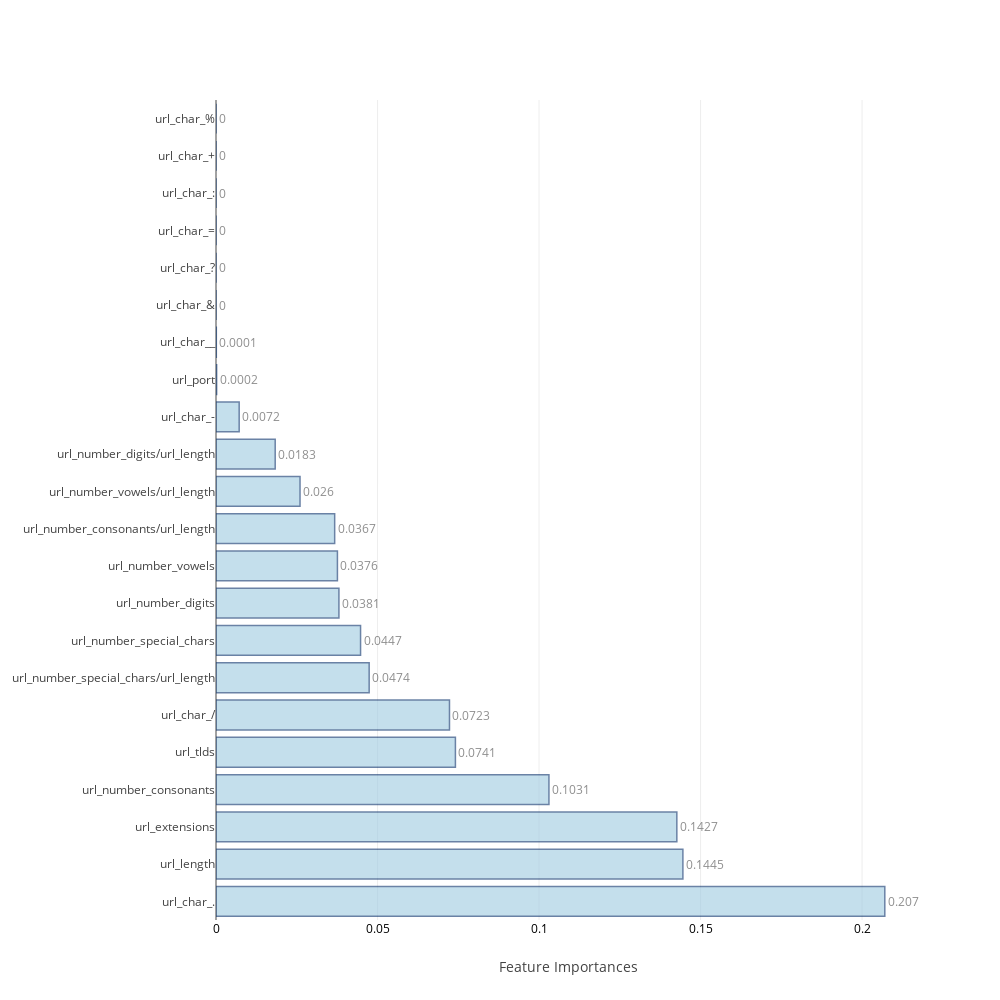
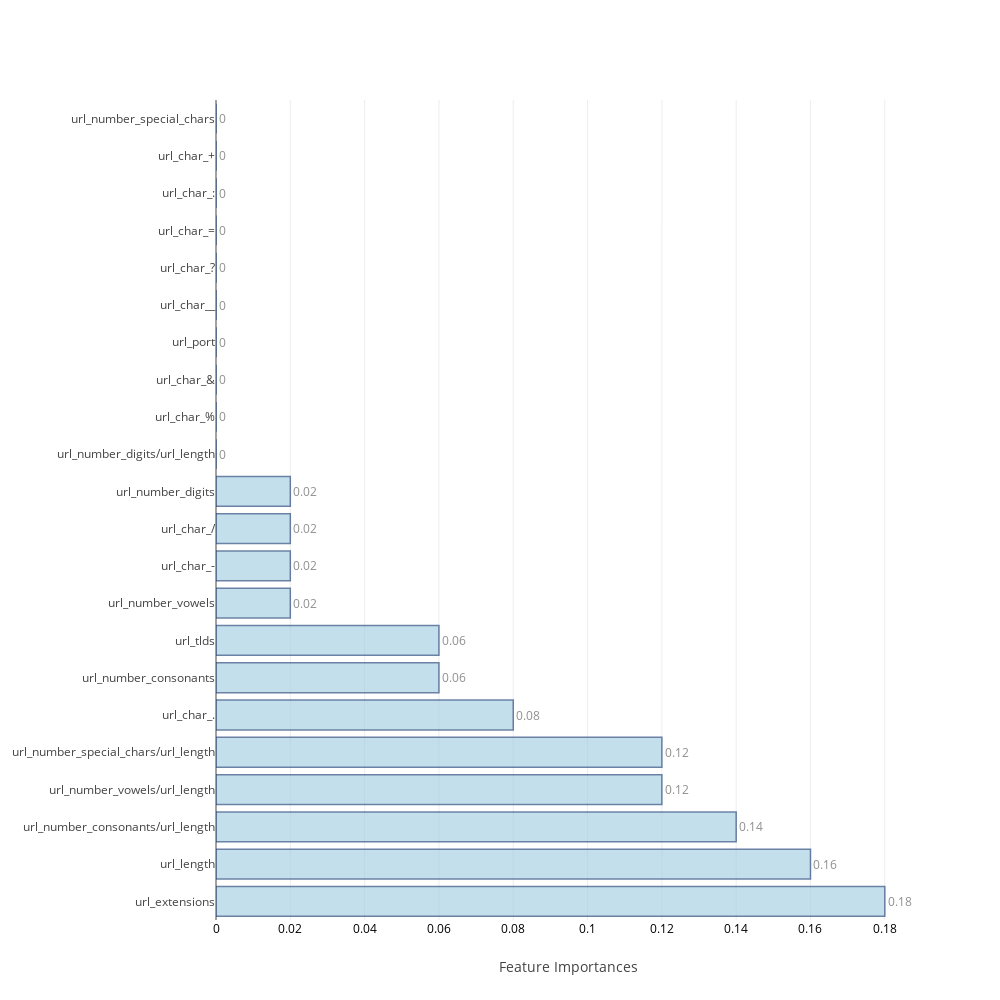
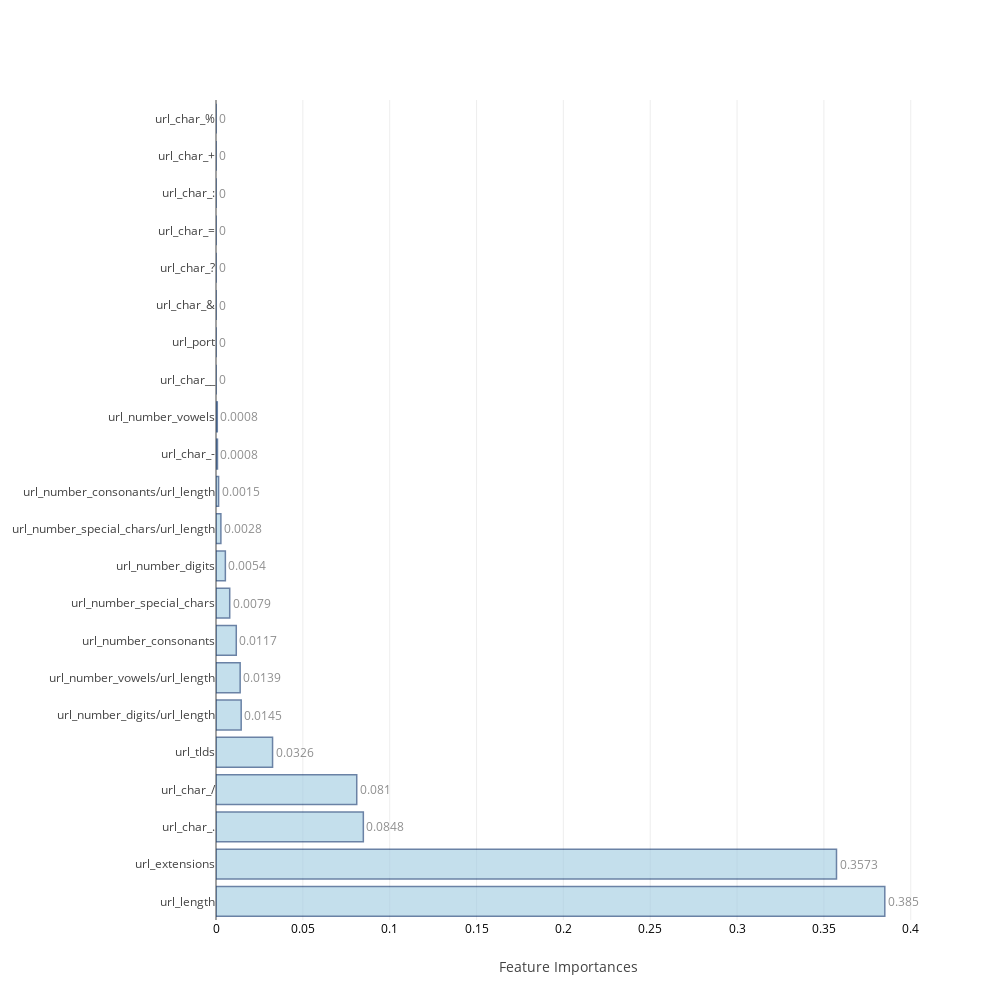
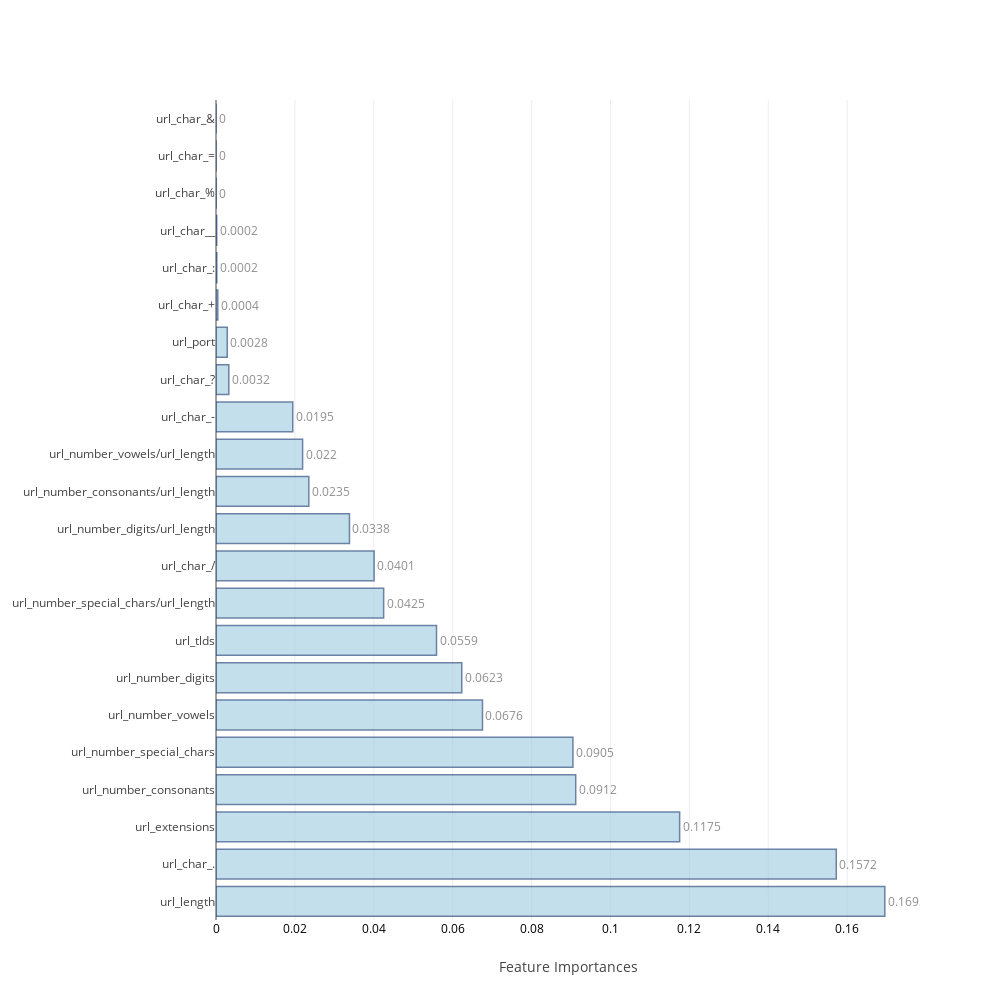

The cell these charts' notebook holds for them, in order:
### Code cell
feat_imp=[None]*4
j=0
for i in range(0,8):
    if i>=2 and i<=5:
        model,cm_train,cm_test,acc_train,acc_test,roc_auc,feat_imp[j],mcc=f[i](scaled_X_train,train_Y,scaled_X_test,test_Y,columns)
        j=j+1
    else:
        model,cm_train,cm_test,acc_train,acc_test,roc_auc,mcc=f[i](scaled_X_train,train_Y,scaled_X_test,test_Y)
    table_80_50_train.loc[i]=   ([acc_train,cm_train.TP,cm_train.TN,cm_train.FP,cm_train.FN,cm_train.FPR,cm_train.FNR])
    table_80_50_test.loc[i] =   ([acc_test ,cm_test.TP, cm_test.TN, cm_test.FP, cm_test.FN, cm_test.FPR, cm_test.FNR,roc_auc,mcc])
    print("\n")

### Figure 1 — Plotly figure (JSON) as saved in the notebook; plotly's stock layout.template omitted (floating-point values rounded to 4 significant figures)
{"data": [{"marker": {"color": "rgb(158,202,225)", "line": {"color": "rgb(8,48,107)", "width": 1.5}}, "opacity": 0.6, "orientation": "h", "text": [0.207, 0.1445, 0.1427, 0.1031, 0.0741, 0.0723, 0.0474, 0.0447, 0.0381, 0.0376, 0.0367, 0.026, 0.0183, 0.0072, 0.0002, 0.0001, 0, 0, 0, 0, 0, 0], "textposition": "outside", "type": "bar", "uid": "ee9db1ee-2d04-4d67-b09b-77b2c7d0f965", "x": [0.207, 0.1445, 0.1427, 0.1031, 0.07411, 0.07228, 0.04741, 0.04475, 0.03805, 0.03759, 0.03674, 0.02601, 0.01832, 0.007174, 0.0001978, 0.0001, 0, 0, 0, 0, 0, 0], "y": ["url_char_.", "url_length", "url_extensions", "url_number_consonants", "url_tlds", "url_char_/", "url_number_special_chars/url_length", "url_number_special_chars", "url_number_digits", "url_number_vowels", "url_number_consonants/url_length", "url_number_vowels/url_length", "url_number_digits/url_length", "url_char_-", "url_port", "url_char__", "url_char_&", "url_char_?", "url_char_=", "url_char_:", "url_char_+", "url_char_%"]}], "layout": {"autosize": false, "height": 1000, "width": 1000, "xaxis": {"tickfont": {"color": "black", "size": 12}, "title": "Feature Importances"}, "yaxis": {"automargin": true}}}

### Figure 2 — Plotly figure (JSON) as saved in the notebook; plotly's stock layout.template omitted (floating-point values rounded to 4 significant figures)
{"data": [{"marker": {"color": "rgb(158,202,225)", "line": {"color": "rgb(8,48,107)", "width": 1.5}}, "opacity": 0.6, "orientation": "h", "text": [0.18, 0.16, 0.14, 0.12, 0.12, 0.08, 0.06, 0.06, 0.02, 0.02, 0.02, 0.02, 0, 0, 0, 0, 0, 0, 0, 0, 0, 0], "textposition": "outside", "type": "bar", "uid": "04a46844-47c5-45d8-b284-2150ca4ae962", "x": [0.18, 0.16, 0.14, 0.12, 0.12, 0.08, 0.06, 0.06, 0.02, 0.02, 0.02, 0.02, 0, 0, 0, 0, 0, 0, 0, 0, 0, 0], "y": ["url_extensions", "url_length", "url_number_consonants/url_length", "url_number_vowels/url_length", "url_number_special_chars/url_length", "url_char_.", "url_number_consonants", "url_tlds", "url_number_vowels", "url_char_-", "url_char_/", "url_number_digits", "url_number_digits/url_length", "url_char_%", "url_char_&", "url_port", "url_char__", "url_char_?", "url_char_=", "url_char_:", "url_char_+", "url_number_special_chars"]}], "layout": {"autosize": false, "height": 1000, "width": 1000, "xaxis": {"tickfont": {"color": "black", "size": 12}, "title": "Feature Importances"}, "yaxis": {"automargin": true}}}

### Figure 3 — Plotly figure (JSON) as saved in the notebook; plotly's stock layout.template omitted (floating-point values rounded to 4 significant figures)
{"data": [{"marker": {"color": "rgb(158,202,225)", "line": {"color": "rgb(8,48,107)", "width": 1.5}}, "opacity": 0.6, "orientation": "h", "text": [0.3851, 0.3573, 0.0848, 0.081, 0.0326, 0.0145, 0.0139, 0.0117, 0.0079, 0.0054, 0.0028, 0.0015, 0.0008, 0.0008, 0, 0, 0, 0, 0, 0, 0, 0], "textposition": "outside", "type": "bar", "uid": "bdb3f9b8-a30d-4922-ba96-ed64ffb8c527", "x": [0.3851, 0.3573, 0.08482, 0.08103, 0.03256, 0.0145, 0.0139, 0.01167, 0.007897, 0.005388, 0.002811, 0.001496, 0.0008476, 0.0007505, 0, 0, 0, 0, 0, 0, 0, 0], "y": ["url_length", "url_extensions", "url_char_.", "url_char_/", "url_tlds", "url_number_digits/url_length", "url_number_vowels/url_length", "url_number_consonants", "url_number_special_chars", "url_number_digits", "url_number_special_chars/url_length", "url_number_consonants/url_length", "url_char_-", "url_number_vowels", "url_char__", "url_port", "url_char_&", "url_char_?", "url_char_=", "url_char_:", "url_char_+", "url_char_%"]}], "layout": {"autosize": false, "height": 1000, "width": 1000, "xaxis": {"tickfont": {"color": "black", "size": 12}, "title": "Feature Importances"}, "yaxis": {"automargin": true}}}

### Figure 4 — Plotly figure (JSON) as saved in the notebook; plotly's stock layout.template omitted (floating-point values rounded to 4 significant figures)
{"data": [{"marker": {"color": "rgb(158,202,225)", "line": {"color": "rgb(8,48,107)", "width": 1.5}}, "opacity": 0.6, "orientation": "h", "text": [0.1695, 0.1572, 0.1175, 0.0912, 0.0905, 0.0676, 0.0623, 0.0559, 0.0425, 0.0401, 0.0338, 0.0235, 0.022, 0.0195, 0.0032, 0.0028, 0.0004, 0.0002, 0.0002, 0, 0, 0], "textposition": "outside", "type": "bar", "uid": "6a38e073-e359-4486-b846-974467135fd5", "x": [0.1695, 0.1572, 0.1175, 0.09118, 0.09048, 0.06755, 0.0623, 0.0559, 0.0425, 0.04008, 0.03383, 0.02353, 0.02196, 0.01945, 0.003242, 0.002844, 0.0004471, 0.0002023, 0.0001763, 3.105e-05, 7.584e-06, 0], "y": ["url_length", "url_char_.", "url_extensions", "url_number_consonants", "url_number_special_chars", "url_number_vowels", "url_number_digits", "url_tlds", "url_number_special_chars/url_length", "url_char_/", "url_number_digits/url_length", "url_number_consonants/url_length", "url_number_vowels/url_length", "url_char_-", "url_char_?", "url_port", "url_char_+", "url_char_:", "url_char__", "url_char_%", "url_char_=", "url_char_&"]}], "layout": {"autosize": false, "height": 1000, "width": 1000, "xaxis": {"tickfont": {"color": "black", "size": 12}, "title": "Feature Importances"}, "yaxis": {"automargin": true}}}
